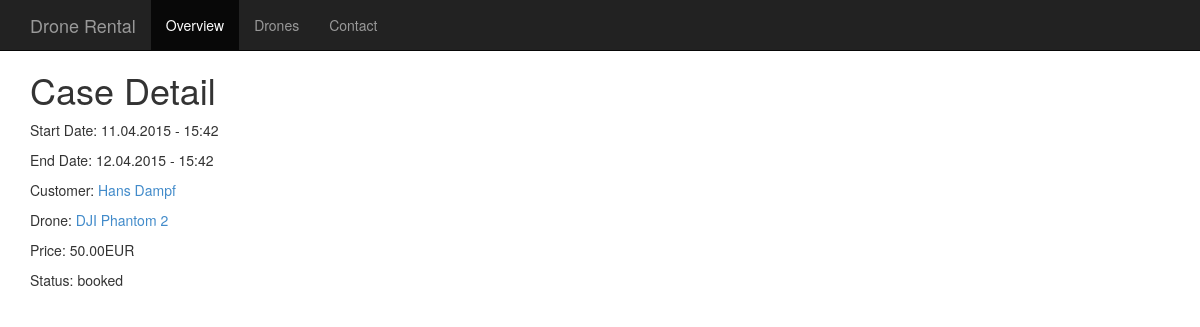
Page /detail/1/ on the committed database.
### Drone_Rental/models.py (models this page shows, shortened)
class Case(models.Model):
    start_date = models.DateTimeField()
    end_date = models.DateTimeField()
    billing_days = models.IntegerField()
    drone = models.ForeignKey(Drone)
    customer = models.ForeignKey(Customer)
    status = models.CharField(max_length=20, choices=[('iq', 'inquiry'), ('bk', 'booked'), ('cn', 'cancelled'), ('bl', 'billed'), ('pd', 'payed')], default='bk')
    def _get_price(self):
        return self.billing_days * self.drone.price
    price = property(_get_price)

class Customer(models.Model):
    first_name = models.CharField(max_length=50)
    last_name = models.CharField(max_length=50)
    email = models.EmailField()
    phone = models.CharField(max_length=50, blank=True)
    street = models.CharField(max_length=200)
    zipcode = models.CharField(max_length=5)
    city = models.CharField(max_length=50)

class Drone(models.Model):
    drone_model = models.CharField(max_length=200)
    description = models.TextField(blank=True)
    camera = models.CharField(max_length=200)
    price = models.DecimalField(max_digits=6, decimal_places=2)

### Drone_Rental/views.py (the view)
# urls.py: url(r'^detail/(?P<pk>\d+)/$', views.CaseDetailView.as_view(), name='detail'),
class CaseDetailView(generic.DetailView):
    template_name = 'Drone_Rental/case-detail.html'
    model = Case

### Drone_Rental/templates/Drone_Rental/case-detail.html
{% extends 'Drone_Rental/base_file.html' %}
{% block title %}<h1>Case Detail</h1>{% endblock title %}
{% block content %}
    <p>Start Date: {{ object.start_date|date:'d.m.Y - H:i' }}</p>
    <p>End Date: {{ object.end_date|date:'d.m.Y - H:i' }}</p>
    <p>Customer: <a href="{% url 'customer_detail' object.customer.pk %}">{{ object.customer.first_name }} {{ object.customer.last_name }}</a></p>
    <p>Drone: <a href="{% url 'drone_detail' object.drone.pk %}">{{ object.drone.drone_model }}</a></p>
    <p>Price: {{ object.price }}EUR</p>
    <p>Status: {{ object.get_status_display }}</p>
{% endblock content %}

### Drone_Rental/static/Drone_Rental/css/style.css (style rules this page uses)
body { font-family: Helvetica, Arial, sans-serif; padding-top: 50px; }

### rows in the picture
Case: start_date "11.04.2015 - 15:42", end_date "12.04.2015 - 15:42", customer.first_name "Hans", customer.last_name "Dampf", drone.drone_model "DJI Phantom 2", price "50.00", status "booked"
